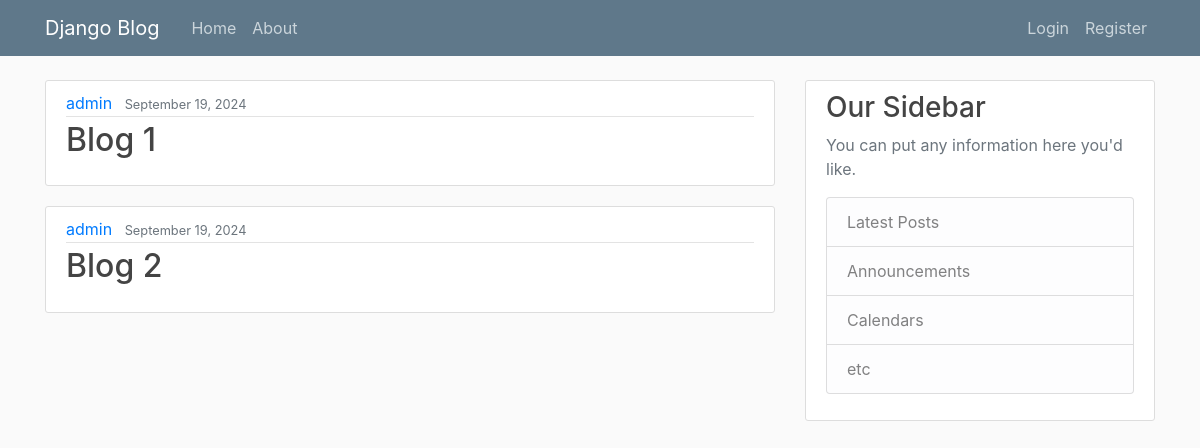
The page / on the database its author committed.
### blog/models.py (models this page shows)
class Post(models.Model):
    title=models.CharField(max_length=100)
    conent =models.TextField()
    date_posted=models.DateTimeField(default=timezone.now)
    author =models.ForeignKey(User,on_delete=models.CASCADE)

### blog/views.py (the view)
# urls.py: 2. Add a URL to urlpatterns:  path('', views.home, name='home')
def home(request):
    context ={
        'posts':Post.objects.all()
    }
    return render(request ,'home.html',context)

### blog/templates/home.html (shortened to what this page needs)
{% extends "base.html" %}
{% block content %}
    {% for post in posts  %}
    <article class="media content-section">
        <div class="media-body">
          <div class="article-metadata">
            <a class="mr-2" href="#">{{ post.author }}</a>
            <small class="text-muted">{{ post.date_posted |date:"F d, Y" }}</small>
          </div>
          <h2><a class="article-title" href="#">{{ post.title }}</a></h2>
        </div>
      </article>
    {% endfor %}
{% endblock content %}

### blog/static/blog/main.css (style rules this page uses)
body { background: #fafafa; color: #333333; margin-top: 5rem; }
h1, h2, h3, h4, h5, h6 { color: #444444; }
.content-section { background: #ffffff; padding: 10px 20px; border: 1px solid #dddddd; border-radius: 3px; margin-bottom: 20px; }
.article-title { color: #444444; }
.article-metadata { padding-bottom: 1px; margin-bottom: 4px; border-bottom: 1px solid #e3e3e3 }

### rows shown on the page
Post: author "admin", date_posted "September 19, 2024", title "Blog 1"
Post: author "admin", date_posted "September 19, 2024", title "Blog 2"
